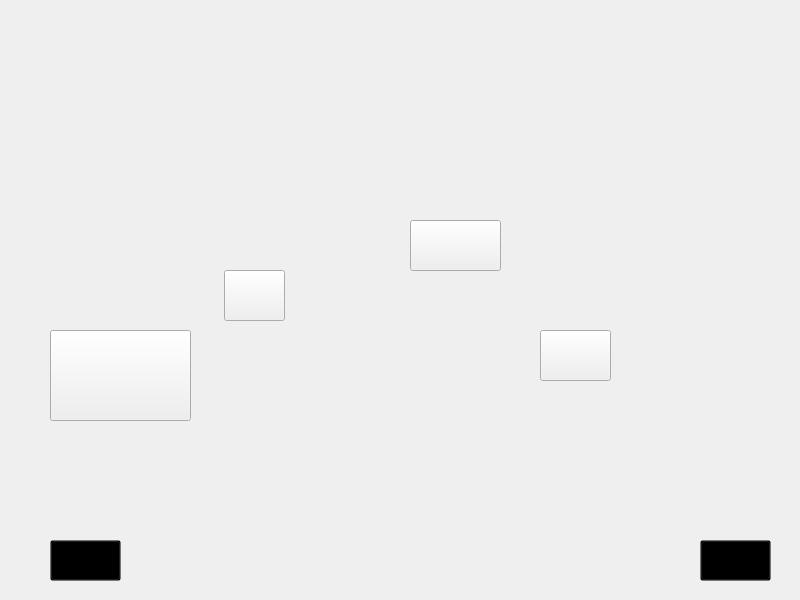
<?xml version="1.0" encoding="UTF-8"?>
<ui version="4.0">
 <class>telaDois</class>
 <widget class="QMainWindow" name="telaDois">
  <property name="geometry">
   <rect>
    <x>0</x>
    <y>0</y>
    <width>800</width>
    <height>600</height>
   </rect>
  </property>
  <property name="windowTitle">
   <string>MainWindow</string>
  </property>
  <widget class="QWidget" name="centralwidget">
   <widget class="QLabel" name="label">
    <property name="geometry">
     <rect>
      <x>0</x>
      <y>0</y>
      <width>800</width>
      <height>600</height>
     </rect>
    </property>
    <property name="minimumSize">
     <size>
      <width>800</width>
      <height>600</height>
     </size>
    </property>
    <property name="maximumSize">
     <size>
      <width>800</width>
      <height>600</height>
     </size>
    </property>
    <property name="text">
     <string/>
    </property>
    <property name="pixmap">
     <pixmap resource="../imagens/img.qrc">:/img/TD.png</pixmap>
    </property>
    <property name="scaledContents">
     <bool>true</bool>
    </property>
   </widget>
   <widget class="QPushButton" name="peras">
    <property name="geometry">
     <rect>
      <x>50</x>
      <y>330</y>
      <width>141</width>
      <height>91</height>
     </rect>
    </property>
    <property name="styleSheet">
     <string notr="true">background-color: rbga(0, 0, 0, 0);</string>
    </property>
    <property name="text">
     <string/>
    </property>
   </widget>
   <widget class="QPushButton" name="sombra">
    <property name="geometry">
     <rect>
      <x>224</x>
      <y>270</y>
      <width>61</width>
      <height>51</height>
     </rect>
    </property>
    <property name="styleSheet">
     <string notr="true">background-color: rbga(0, 0, 0, 0);</string>
    </property>
    <property name="text">
     <string/>
    </property>
   </widget>
   <widget class="QPushButton" name="olhos">
    <property name="geometry">
     <rect>
      <x>410</x>
      <y>220</y>
      <width>91</width>
      <height>51</height>
     </rect>
    </property>
    <property name="styleSheet">
     <string notr="true">background-color: rbga(0, 0, 0, 0);</string>
    </property>
    <property name="text">
     <string/>
    </property>
   </widget>
   <widget class="QPushButton" name="tintas">
    <property name="geometry">
     <rect>
      <x>540</x>
      <y>330</y>
      <width>71</width>
      <height>51</height>
     </rect>
    </property>
    <property name="styleSheet">
     <string notr="true">background-color: rbga(0, 0, 0, 0);</string>
    </property>
    <property name="text">
     <string/>
    </property>
   </widget>
   <widget class="QLabel" name="label_4">
    <property name="geometry">
     <rect>
      <x>30</x>
      <y>530</y>
      <width>111</width>
      <height>61</height>
     </rect>
    </property>
    <property name="text">
     <string/>
    </property>
    <property name="pixmap">
     <pixmap resource="../imagens/img.qrc">:/img/setaEsquerda.png</pixmap>
    </property>
    <property name="scaledContents">
     <bool>true</bool>
    </property>
   </widget>
   <widget class="QLabel" name="label_3">
    <property name="geometry">
     <rect>
      <x>680</x>
      <y>530</y>
      <width>111</width>
      <height>61</height>
     </rect>
    </property>
    <property name="text">
     <string/>
    </property>
    <property name="pixmap">
     <pixmap resource="../imagens/img.qrc">:/img/setaDireita.png</pixmap>
    </property>
    <property name="scaledContents">
     <bool>true</bool>
    </property>
   </widget>
   <widget class="QPushButton" name="esquerda">
    <property name="geometry">
     <rect>
      <x>50</x>
      <y>540</y>
      <width>71</width>
      <height>41</height>
     </rect>
    </property>
    <property name="styleSheet">
     <string notr="true">background-color: rgba(0,0,0,0)</string>
    </property>
    <property name="text">
     <string/>
    </property>
   </widget>
   <widget class="QPushButton" name="direita">
    <property name="geometry">
     <rect>
      <x>700</x>
      <y>540</y>
      <width>71</width>
      <height>41</height>
     </rect>
    </property>
    <property name="styleSheet">
     <string notr="true">background-color: rgba(0,0,0,0)</string>
    </property>
    <property name="text">
     <string/>
    </property>
   </widget>
  </widget>
 </widget>
 <resources>
  <include location="../imagens/img.qrc"/>
 </resources>
 <connections/>
</ui>
